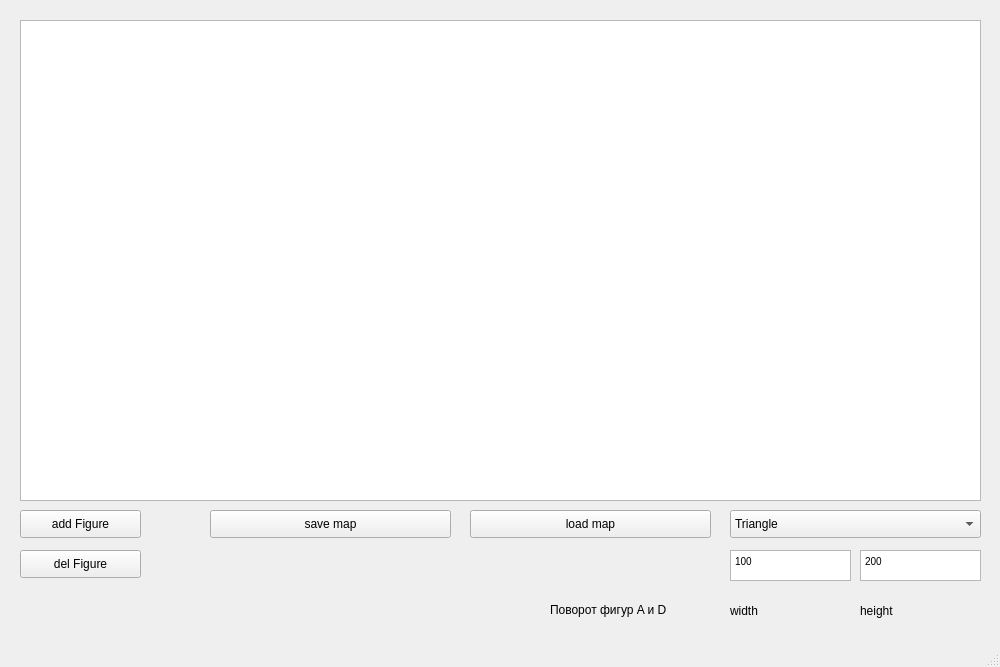
<?xml version="1.0" encoding="UTF-8"?>
<ui version="4.0">
 <class>MainWindow</class>
 <widget class="QMainWindow" name="MainWindow">
  <property name="geometry">
   <rect>
    <x>0</x>
    <y>0</y>
    <width>1000</width>
    <height>667</height>
   </rect>
  </property>
  <property name="windowTitle">
   <string>MainWindow</string>
  </property>
  <widget class="QWidget" name="centralWidget">
   <widget class="QPushButton" name="figadd">
    <property name="geometry">
     <rect>
      <x>20</x>
      <y>510</y>
      <width>121</width>
      <height>28</height>
     </rect>
    </property>
    <property name="text">
     <string>add Figure</string>
    </property>
   </widget>
   <widget class="QTextEdit" name="textEdit">
    <property name="geometry">
     <rect>
      <x>730</x>
      <y>550</y>
      <width>121</width>
      <height>31</height>
     </rect>
    </property>
    <property name="html">
     <string>&lt;!DOCTYPE HTML PUBLIC &quot;-//W3C//DTD HTML 4.0//EN&quot; &quot;http://www.w3.org/TR/REC-html40/strict.dtd&quot;&gt;
&lt;html&gt;&lt;head&gt;&lt;meta name=&quot;qrichtext&quot; content=&quot;1&quot; /&gt;&lt;style type=&quot;text/css&quot;&gt;
p, li { white-space: pre-wrap; }
&lt;/style&gt;&lt;/head&gt;&lt;body style=&quot; font-family:'MS Shell Dlg 2'; font-size:7.8pt; font-weight:400; font-style:normal;&quot;&gt;
&lt;p style=&quot; margin-top:0px; margin-bottom:0px; margin-left:0px; margin-right:0px; -qt-block-indent:0; text-indent:0px;&quot;&gt;100&lt;/p&gt;&lt;/body&gt;&lt;/html&gt;</string>
    </property>
   </widget>
   <widget class="QTextEdit" name="textEdit_2">
    <property name="geometry">
     <rect>
      <x>860</x>
      <y>550</y>
      <width>121</width>
      <height>31</height>
     </rect>
    </property>
    <property name="html">
     <string>&lt;!DOCTYPE HTML PUBLIC &quot;-//W3C//DTD HTML 4.0//EN&quot; &quot;http://www.w3.org/TR/REC-html40/strict.dtd&quot;&gt;
&lt;html&gt;&lt;head&gt;&lt;meta name=&quot;qrichtext&quot; content=&quot;1&quot; /&gt;&lt;style type=&quot;text/css&quot;&gt;
p, li { white-space: pre-wrap; }
&lt;/style&gt;&lt;/head&gt;&lt;body style=&quot; font-family:'MS Shell Dlg 2'; font-size:7.8pt; font-weight:400; font-style:normal;&quot;&gt;
&lt;p style=&quot; margin-top:0px; margin-bottom:0px; margin-left:0px; margin-right:0px; -qt-block-indent:0; text-indent:0px;&quot;&gt;200&lt;/p&gt;&lt;/body&gt;&lt;/html&gt;</string>
    </property>
   </widget>
   <widget class="QLabel" name="label_2">
    <property name="geometry">
     <rect>
      <x>730</x>
      <y>600</y>
      <width>121</width>
      <height>21</height>
     </rect>
    </property>
    <property name="text">
     <string>width</string>
    </property>
   </widget>
   <widget class="QLabel" name="label_3">
    <property name="geometry">
     <rect>
      <x>860</x>
      <y>600</y>
      <width>121</width>
      <height>21</height>
     </rect>
    </property>
    <property name="text">
     <string>height</string>
    </property>
   </widget>
   <widget class="QGraphicsView" name="graphicsView">
    <property name="geometry">
     <rect>
      <x>20</x>
      <y>20</y>
      <width>961</width>
      <height>481</height>
     </rect>
    </property>
    <property name="verticalScrollBarPolicy">
     <enum>Qt::ScrollBarAlwaysOff</enum>
    </property>
    <property name="horizontalScrollBarPolicy">
     <enum>Qt::ScrollBarAlwaysOff</enum>
    </property>
   </widget>
   <widget class="QLabel" name="x">
    <property name="geometry">
     <rect>
      <x>10</x>
      <y>570</y>
      <width>55</width>
      <height>16</height>
     </rect>
    </property>
    <property name="text">
     <string/>
    </property>
   </widget>
   <widget class="QLabel" name="y">
    <property name="geometry">
     <rect>
      <x>80</x>
      <y>570</y>
      <width>55</width>
      <height>16</height>
     </rect>
    </property>
    <property name="text">
     <string/>
    </property>
   </widget>
   <widget class="QPushButton" name="pushButton_5">
    <property name="geometry">
     <rect>
      <x>470</x>
      <y>510</y>
      <width>241</width>
      <height>28</height>
     </rect>
    </property>
    <property name="text">
     <string>load map</string>
    </property>
   </widget>
   <widget class="QPushButton" name="pushButton_6">
    <property name="geometry">
     <rect>
      <x>210</x>
      <y>510</y>
      <width>241</width>
      <height>28</height>
     </rect>
    </property>
    <property name="text">
     <string>save map</string>
    </property>
   </widget>
   <widget class="QComboBox" name="comboBox">
    <property name="geometry">
     <rect>
      <x>730</x>
      <y>510</y>
      <width>251</width>
      <height>28</height>
     </rect>
    </property>
    <item>
     <property name="text">
      <string>Triangle</string>
     </property>
    </item>
    <item>
     <property name="text">
      <string>Rectangle</string>
     </property>
    </item>
    <item>
     <property name="text">
      <string>Circle</string>
     </property>
    </item>
   </widget>
   <widget class="QLabel" name="label">
    <property name="geometry">
     <rect>
      <x>550</x>
      <y>600</y>
      <width>151</width>
      <height>20</height>
     </rect>
    </property>
    <property name="text">
     <string>Поворот фигур A и D</string>
    </property>
   </widget>
   <widget class="QPushButton" name="figdel">
    <property name="geometry">
     <rect>
      <x>20</x>
      <y>550</y>
      <width>121</width>
      <height>28</height>
     </rect>
    </property>
    <property name="text">
     <string>del Figure</string>
    </property>
   </widget>
  </widget>
  <widget class="QMenuBar" name="menuBar">
   <property name="geometry">
    <rect>
     <x>0</x>
     <y>0</y>
     <width>1000</width>
     <height>26</height>
    </rect>
   </property>
  </widget>
  <widget class="QStatusBar" name="statusBar"/>
 </widget>
 <layoutdefault spacing="6" margin="11"/>
 <resources/>
 <connections/>
</ui>
